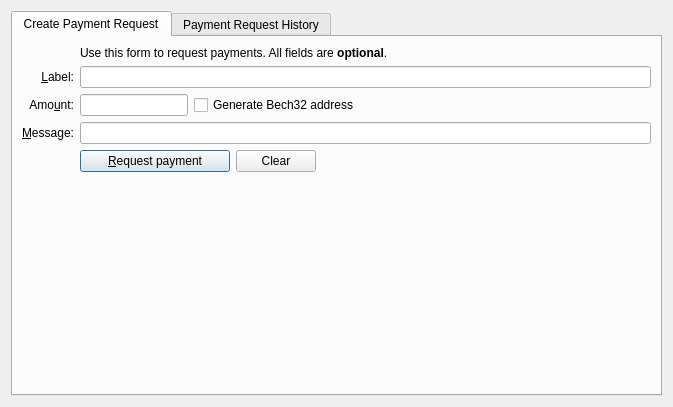
<?xml version="1.0" encoding="UTF-8"?>
<ui version="4.0">
 <class>PaymentRequestDialog</class>
 <widget class="QDialog" name="PaymentRequestDialog">
  <property name="geometry">
   <rect>
    <x>0</x>
    <y>0</y>
    <width>673</width>
    <height>407</height>
   </rect>
  </property>
  <property name="windowTitle">
   <string>Payment Requests</string>
  </property>
  <layout class="QVBoxLayout" name="verticalLayout">
   <item>
    <widget class="QTabWidget" name="tabWidget_2">
     <property name="currentIndex">
      <number>0</number>
     </property>
     <widget class="QWidget" name="tab_3">
      <attribute name="title">
       <string>Create Payment Request</string>
      </attribute>
      <layout class="QGridLayout" name="gridLayout_2">
       <item row="0" column="0">
        <layout class="QGridLayout" name="gridLayout">
         <item row="5" column="0">
          <widget class="QLabel" name="label">
           <property name="toolTip">
            <string>An optional amount to request. Leave this empty or zero to not request a specific amount.</string>
           </property>
           <property name="text">
            <string>Amo&amp;unt:</string>
           </property>
           <property name="alignment">
            <set>Qt::AlignRight|Qt::AlignTrailing|Qt::AlignVCenter</set>
           </property>
           <property name="buddy">
            <cstring>reqAmount</cstring>
           </property>
          </widget>
         </item>
         <item row="6" column="0">
          <widget class="QLabel" name="label_3">
           <property name="toolTip">
            <string>An optional message to attach to the payment request, which will be displayed when the request is opened. Note: The message will not be sent with the payment over the Drivechain network.</string>
           </property>
           <property name="text">
            <string>&amp;Message:</string>
           </property>
           <property name="alignment">
            <set>Qt::AlignRight|Qt::AlignTrailing|Qt::AlignVCenter</set>
           </property>
           <property name="buddy">
            <cstring>reqMessage</cstring>
           </property>
          </widget>
         </item>
         <item row="4" column="2">
          <widget class="QLineEdit" name="reqLabel">
           <property name="toolTip">
            <string>An optional label to associate with the new receiving address.</string>
           </property>
          </widget>
         </item>
         <item row="2" column="2">
          <widget class="QLabel" name="label_5">
           <property name="text">
            <string>Use this form to request payments. All fields are &lt;b&gt;optional&lt;/b&gt;.</string>
           </property>
          </widget>
         </item>
         <item row="4" column="0">
          <widget class="QLabel" name="label_2">
           <property name="toolTip">
            <string>An optional label to associate with the new receiving address.</string>
           </property>
           <property name="text">
            <string>&amp;Label:</string>
           </property>
           <property name="alignment">
            <set>Qt::AlignRight|Qt::AlignTrailing|Qt::AlignVCenter</set>
           </property>
           <property name="buddy">
            <cstring>reqLabel</cstring>
           </property>
          </widget>
         </item>
         <item row="6" column="2">
          <widget class="QLineEdit" name="reqMessage">
           <property name="toolTip">
            <string>An optional message to attach to the payment request, which will be displayed when the request is opened. Note: The message will not be sent with the payment over the Drivechain network.</string>
           </property>
          </widget>
         </item>
         <item row="7" column="2">
          <layout class="QHBoxLayout" name="horizontalLayout">
           <item>
            <widget class="QPushButton" name="receiveButton">
             <property name="minimumSize">
              <size>
               <width>150</width>
               <height>0</height>
              </size>
             </property>
             <property name="text">
              <string>&amp;Request payment</string>
             </property>
             <property name="icon">
              <iconset resource="../drivechain.qrc">
               <normaloff>:/icons/receiving_addresses</normaloff>:/icons/receiving_addresses</iconset>
             </property>
            </widget>
           </item>
           <item>
            <widget class="QPushButton" name="clearButton">
             <property name="sizePolicy">
              <sizepolicy hsizetype="Minimum" vsizetype="Fixed">
               <horstretch>0</horstretch>
               <verstretch>0</verstretch>
              </sizepolicy>
             </property>
             <property name="toolTip">
              <string>Clear all fields of the form.</string>
             </property>
             <property name="text">
              <string>Clear</string>
             </property>
             <property name="icon">
              <iconset resource="../drivechain.qrc">
               <normaloff>:/icons/remove</normaloff>:/icons/remove</iconset>
             </property>
             <property name="autoDefault">
              <bool>false</bool>
             </property>
            </widget>
           </item>
           <item>
            <spacer name="horizontalSpacer">
             <property name="orientation">
              <enum>Qt::Horizontal</enum>
             </property>
             <property name="sizeHint" stdset="0">
              <size>
               <width>40</width>
               <height>20</height>
              </size>
             </property>
            </spacer>
           </item>
          </layout>
         </item>
         <item row="7" column="0">
          <widget class="QLabel" name="label_7">
           <property name="text">
            <string/>
           </property>
          </widget>
         </item>
         <item row="5" column="2">
          <layout class="QHBoxLayout" name="horizontalLayout_6">
           <item>
            <widget class="BitcoinAmountField" name="reqAmount">
             <property name="sizePolicy">
              <sizepolicy hsizetype="Fixed" vsizetype="Fixed">
               <horstretch>0</horstretch>
               <verstretch>0</verstretch>
              </sizepolicy>
             </property>
             <property name="minimumSize">
              <size>
               <width>80</width>
               <height>0</height>
              </size>
             </property>
             <property name="maximumSize">
              <size>
               <width>1000</width>
               <height>100</height>
              </size>
             </property>
             <property name="toolTip">
              <string>An optional amount to request. Leave this empty or zero to not request a specific amount.</string>
             </property>
            </widget>
           </item>
           <item>
            <widget class="QCheckBox" name="useBech32">
             <property name="sizePolicy">
              <sizepolicy hsizetype="Fixed" vsizetype="Fixed">
               <horstretch>0</horstretch>
               <verstretch>0</verstretch>
              </sizepolicy>
             </property>
             <property name="maximumSize">
              <size>
               <width>1000</width>
               <height>16777215</height>
              </size>
             </property>
             <property name="focusPolicy">
              <enum>Qt::StrongFocus</enum>
             </property>
             <property name="toolTip">
              <string>Bech32 addresses (BIP-173) are cheaper to spend from and offer better protection against typos. When unchecked a P2SH wrapped SegWit address will be created, compatible with older wallets.</string>
             </property>
             <property name="text">
              <string>Generate Bech32 address</string>
             </property>
            </widget>
           </item>
           <item>
            <spacer name="horizontalSpacer_3">
             <property name="orientation">
              <enum>Qt::Horizontal</enum>
             </property>
             <property name="sizeHint" stdset="0">
              <size>
               <width>0</width>
               <height>0</height>
              </size>
             </property>
            </spacer>
           </item>
          </layout>
         </item>
        </layout>
       </item>
       <item row="1" column="0">
        <spacer name="verticalSpacer_4">
         <property name="orientation">
          <enum>Qt::Vertical</enum>
         </property>
         <property name="sizeHint" stdset="0">
          <size>
           <width>20</width>
           <height>40</height>
          </size>
         </property>
        </spacer>
       </item>
      </layout>
     </widget>
     <widget class="QWidget" name="tab_4">
      <attribute name="title">
       <string>Payment Request History</string>
      </attribute>
      <layout class="QVBoxLayout" name="verticalLayout_6">
       <item>
        <widget class="QFrame" name="frame">
         <property name="sizePolicy">
          <sizepolicy hsizetype="Preferred" vsizetype="Expanding">
           <horstretch>0</horstretch>
           <verstretch>0</verstretch>
          </sizepolicy>
         </property>
         <property name="frameShape">
          <enum>QFrame::StyledPanel</enum>
         </property>
         <property name="frameShadow">
          <enum>QFrame::Raised</enum>
         </property>
         <layout class="QVBoxLayout" name="verticalLayout_2">
          <item>
           <widget class="QLabel" name="label_6">
            <property name="font">
             <font>
              <weight>75</weight>
              <bold>true</bold>
             </font>
            </property>
            <property name="text">
             <string>Requested payments history</string>
            </property>
           </widget>
          </item>
          <item>
           <widget class="QTableView" name="recentRequestsView">
            <property name="contextMenuPolicy">
             <enum>Qt::CustomContextMenu</enum>
            </property>
            <property name="tabKeyNavigation">
             <bool>false</bool>
            </property>
            <property name="sortingEnabled">
             <bool>true</bool>
            </property>
           </widget>
          </item>
          <item>
           <layout class="QHBoxLayout" name="horizontalLayout_2">
            <item>
             <widget class="QPushButton" name="showRequestButton">
              <property name="enabled">
               <bool>false</bool>
              </property>
              <property name="toolTip">
               <string>Show the selected request (does the same as double clicking an entry)</string>
              </property>
              <property name="text">
               <string>Show</string>
              </property>
              <property name="icon">
               <iconset resource="../drivechain.qrc">
                <normaloff>:/icons/edit</normaloff>:/icons/edit</iconset>
              </property>
              <property name="autoDefault">
               <bool>false</bool>
              </property>
             </widget>
            </item>
            <item>
             <widget class="QPushButton" name="removeRequestButton">
              <property name="enabled">
               <bool>false</bool>
              </property>
              <property name="toolTip">
               <string>Remove the selected entries from the list</string>
              </property>
              <property name="text">
               <string>Remove</string>
              </property>
              <property name="icon">
               <iconset resource="../drivechain.qrc">
                <normaloff>:/icons/remove</normaloff>:/icons/remove</iconset>
              </property>
              <property name="autoDefault">
               <bool>false</bool>
              </property>
             </widget>
            </item>
            <item>
             <spacer name="horizontalSpacer_2">
              <property name="orientation">
               <enum>Qt::Horizontal</enum>
              </property>
              <property name="sizeHint" stdset="0">
               <size>
                <width>40</width>
                <height>20</height>
               </size>
              </property>
             </spacer>
            </item>
           </layout>
          </item>
         </layout>
        </widget>
       </item>
      </layout>
     </widget>
    </widget>
   </item>
  </layout>
 </widget>
 <customwidgets>
  <customwidget>
   <class>BitcoinAmountField</class>
   <extends>QLineEdit</extends>
   <header>qt/drivechainamountfield.h</header>
   <container>1</container>
  </customwidget>
 </customwidgets>
 <resources>
  <include location="../drivechain.qrc"/>
 </resources>
 <connections/>
</ui>
